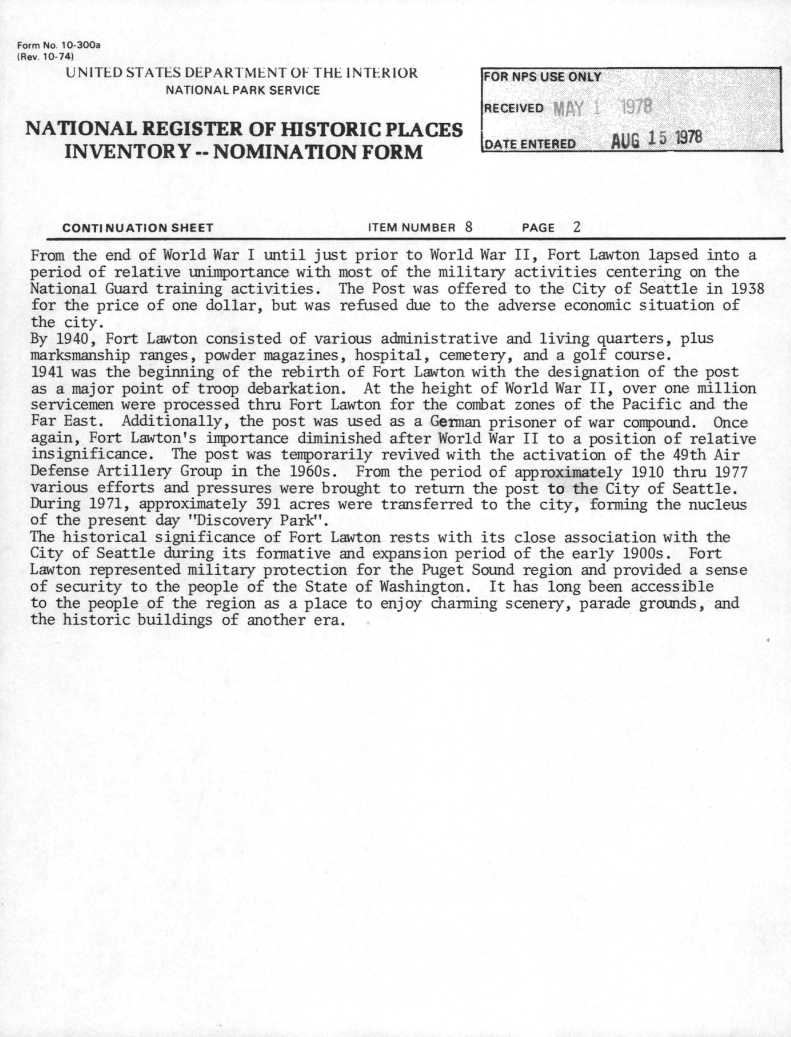
#> input picture video/fort-lawton/assets/stills/doc_nrhp_million.png, 1581 x 2073 px, given in place of olivotto_grave.jpg, which was not available (shown at 1/2 size)
$ python thumbnail.py
#> lines starting #> are read from the running program, lines starting #| are printed output that depends on the picture
"""YouTube thumbnail (1280x720) in the channel's thumbnail format: one archive photo, a big caps
question, a red grease-pencil arrow at the detail that answers it, a small caps tag line.
Base photo: Jack Delano, Chicago at night, May 1943 (LoC LC-USW36-606, public domain).
Usage: python3 tools/thumbnail.py   (needs thumbnail/freight_master.tif and Barlow Condensed TTFs)"""
from pathlib import Path
import math
import numpy as np
from PIL import Image, ImageDraw, ImageFilter, ImageFont

ROOT = Path(__file__).resolve().parent.parent
T = ROOT / "thumbnail"
RED = (224, 68, 46)
W, H = 1280, 720

# [21 lines left out: function base, not called in this run]

def text(d, xy, s, size, font="Black", stroke=9, fill=(255, 255, 255), anchor="la"):
    f = ImageFont.truetype(str(T / f"BarlowCondensed-{font}.ttf"), size)
    x, y = xy
    d.text((x + 5, y + 7), s, font=f, fill=(0, 0, 0), stroke_width=stroke, stroke_fill=(0, 0, 0), anchor=anchor)
    d.text((x, y), s, font=f, fill=fill, stroke_width=stroke, stroke_fill=(0, 0, 0), anchor=anchor)

def arrow(img, pts, width=15):
    """Hand-drawn curved arrow (quadratic Bezier) ending in an open head; black outline under red."""
    (x0, y0), (cx, cy), (x1, y1) = pts
    path = [((1 - t) ** 2 * x0 + 2 * (1 - t) * t * cx + t * t * x1, (1 - t) ** 2 * y0 + 2 * (1 - t) * t * cy + t * t * y1)
            for t in np.linspace(0, 1, 60)]
    ang = math.atan2(y1 - path[-6][1], x1 - path[-6][0])
    head = [(x1 + 46 * math.cos(ang + s * 2.6), y1 + 46 * math.sin(ang + s * 2.6)) for s in (-1, 1)]
    d = ImageDraw.Draw(img)
    for col, w in (((0, 0, 0), width + 8), (RED, width)):
        d.line(path, fill=col, width=w, joint="curve")
        for h in head:
            d.line([h, (x1, y1)], fill=col, width=w)
        for p in [path[0], path[-1], *head]:
            d.ellipse([p[0] - w / 2, p[1] - w / 2, p[0] + w / 2, p[1] + w / 2], fill=col)

def tag(d, xy, s, size=40):
    """House slug: black tab with a red square."""
    f = ImageFont.truetype(str(T / "BarlowCondensed-Bold.ttf"), size)
    x, y = xy
    tw = d.textlength(s, font=f)
    d.rectangle([x, y, x + tw + 62, y + size + 18], fill=(11, 11, 11))
    d.rectangle([x + 16, y + (size + 18) / 2 - 8, x + 32, y + (size + 18) / 2 + 8], fill=RED)
    d.text((x + 44, y + 7), s, font=f, fill=(236, 233, 225))

# [45 lines left out: functions make, surrender_panel, make_split, not called in this run]


def from_image(src, name, line1, line2, small, arrow_pts, text_x=None, size=None):
    """Thumbnail from a generated/supplied image (e.g. made in ChatGPT): fit to 1280x720, B&W except the
    warm lights, caps question on the window side, red grease arrow, house tag."""
    im = Image.open(src).convert("RGB")
    r = max(W / im.width, H / im.height)
    im = im.resize((round(im.width * r), round(im.height * r)), Image.LANCZOS)
    im = im.crop(((im.width - W) // 2, (im.height - H) // 2, (im.width - W) // 2 + W, (im.height - H) // 2 + H))
    a = np.asarray(im).astype(np.float32) / 255
    lum = a @ np.array([0.299, 0.587, 0.114])
    m = np.clip((lum - 0.78) / 0.15, 0, 1)[..., None]  # only the brightest lights keep a warm tint
    warm = np.clip(np.repeat(lum[..., None], 3, 2) * np.array([1.25, 1.05, 0.7]), 0, 1)
    out = np.repeat(lum[..., None], 3, 2) * (1 - m) + warm * m
    img = Image.fromarray((np.clip(out, 0, 1) * 255).astype(np.uint8))
    d = ImageDraw.Draw(img)
    x = text_x if text_x is not None else 700
    size = size or (128 if max(len(line1), len(line2)) <= 9 else 108)
    text(d, (x, 26), line1, size)
    text(d, (x, 26 + size * 0.94), line2, size)
    arrow(img, arrow_pts)
    tag(ImageDraw.Draw(img), (52, H - 98), small)
    img.save(T / f"{name}.jpg", quality=92)
    print("wrote", T / f"{name}.jpg")


# [8 lines left out: function shifted_base, not called in this run]


if __name__ == "__main__":
    from PIL import ImageFilter, ImageEnhance
    # A: Olivotto's gravestone at Fort Lawton (Joe Mabel, CC BY-SA 3.0): "SOLD. ITAL. OLIVOTTO GUGLIELMO"
    im = Image.open(ROOT / "assets/stills/olivotto_grave.jpg").convert("RGB")
    w, h = im.size
#> w = 1581; h = 2073
    top = int(h * 0.56); bw = int(w * 0.98); bh = int(bw * 9 / 16)
#> after `top = int(h * 0.56)`: top = 1160
#> after `bw = int(w * 0.98)`: bw = 1549
#> after `bh = int(bw * 9 / 16)`: bh = 871
    im = im.crop((int(w * 0.01), top, int(w * 0.01) + bw, min(h, top + bh)))
#> im: PIL image 1549x871 RGB
    a = np.asarray(ImageEnhance.Contrast(im.convert("L").convert("RGB")).enhance(1.5)).astype(np.float32)
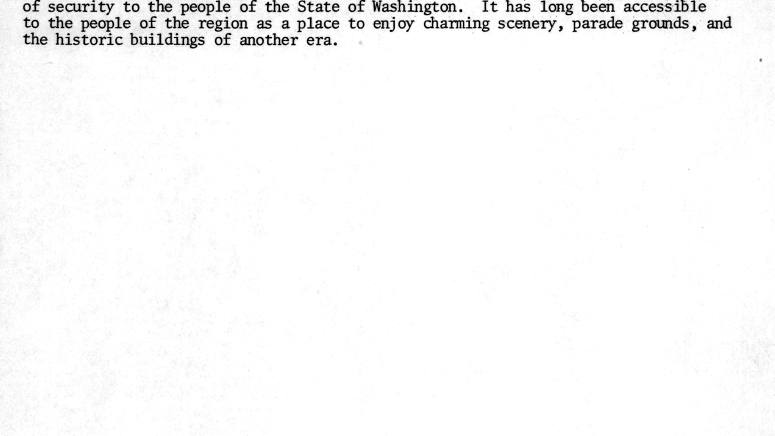
#> a: shape (871, 1549, 3) float32 (shown at 1/2 size); min 0, max 255, mean 249
    hramp = np.clip(np.linspace(1.05, 0.5, a.shape[1]), 0, 1.0)[None, :, None]
    Image.fromarray(np.clip(a * hramp, 0, 255).astype(np.uint8)).save(T / "grave_base.jpg", quality=95)
    from_image(T / "grave_base.jpg", "thumbnail_A", "HANGED IN", "SEATTLE.", "ITALIAN POW · FORT LAWTON 1944", [(1040, 300), (900, 330), (760, 380)], text_x=700, size=118)
#> in from_image, `im = im.resize((round(im.width * r), round(im.height * r)), Image.LANC..`:
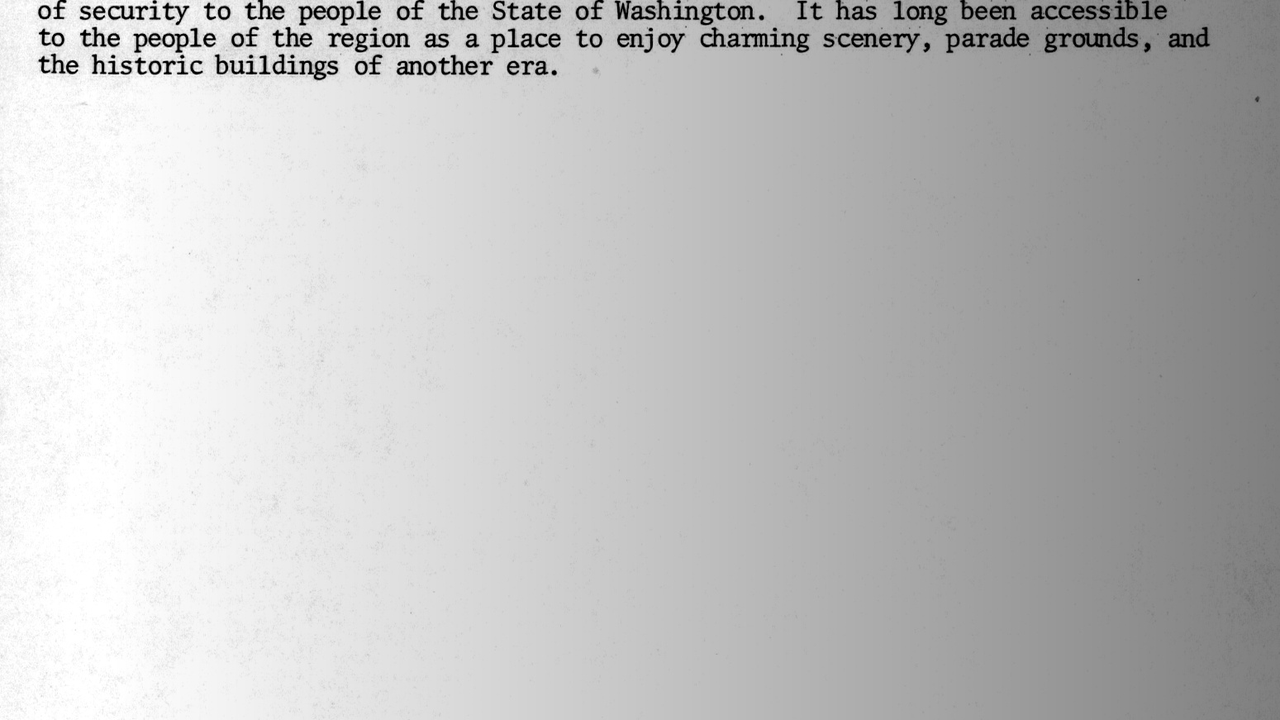
#> im: PIL image 1280x720 RGB; min 0, max 255, mean 191.7
#> in from_image, `m = np.clip((lum - 0.78) / 0.15, 0, 1)[..., None]`:
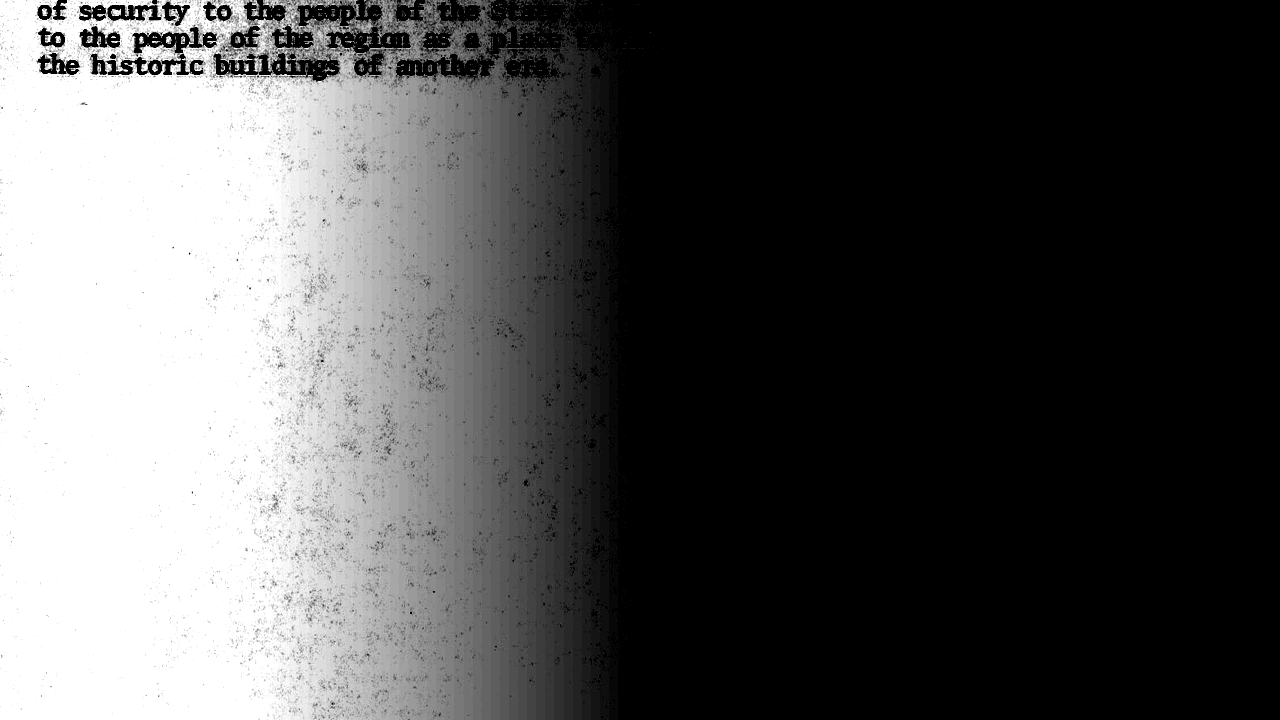
#> m: shape (720, 1280, 1) float64; min 0, max 1, mean 0.328
#> in from_image, `warm = np.clip(np.repeat(lum[..., None], 3, 2) * np.array([1.25, 1.05,..`:
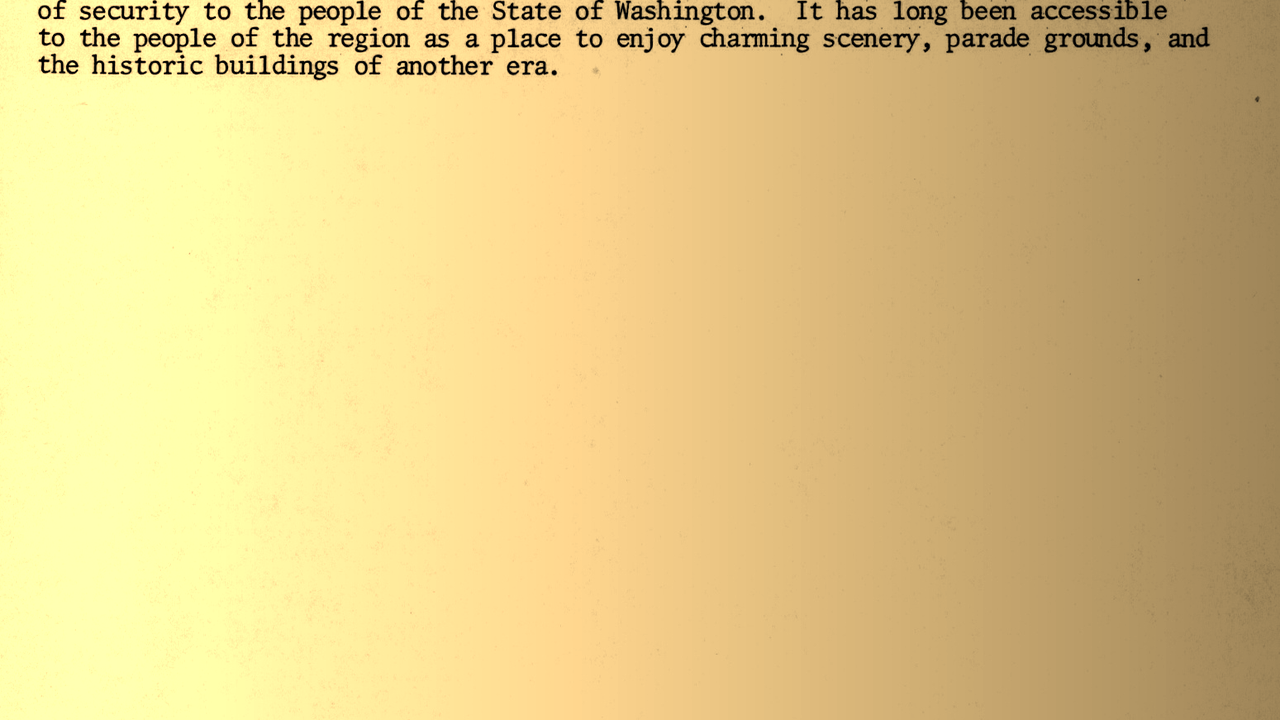
#> warm: shape (720, 1280, 3) float64; mean of channels 0, 1, 2 0.88, 0.785, 0.526; drawn as R, G, B
#> in from_image, `tag(ImageDraw.Draw(img), (52, H - 98), small)`:
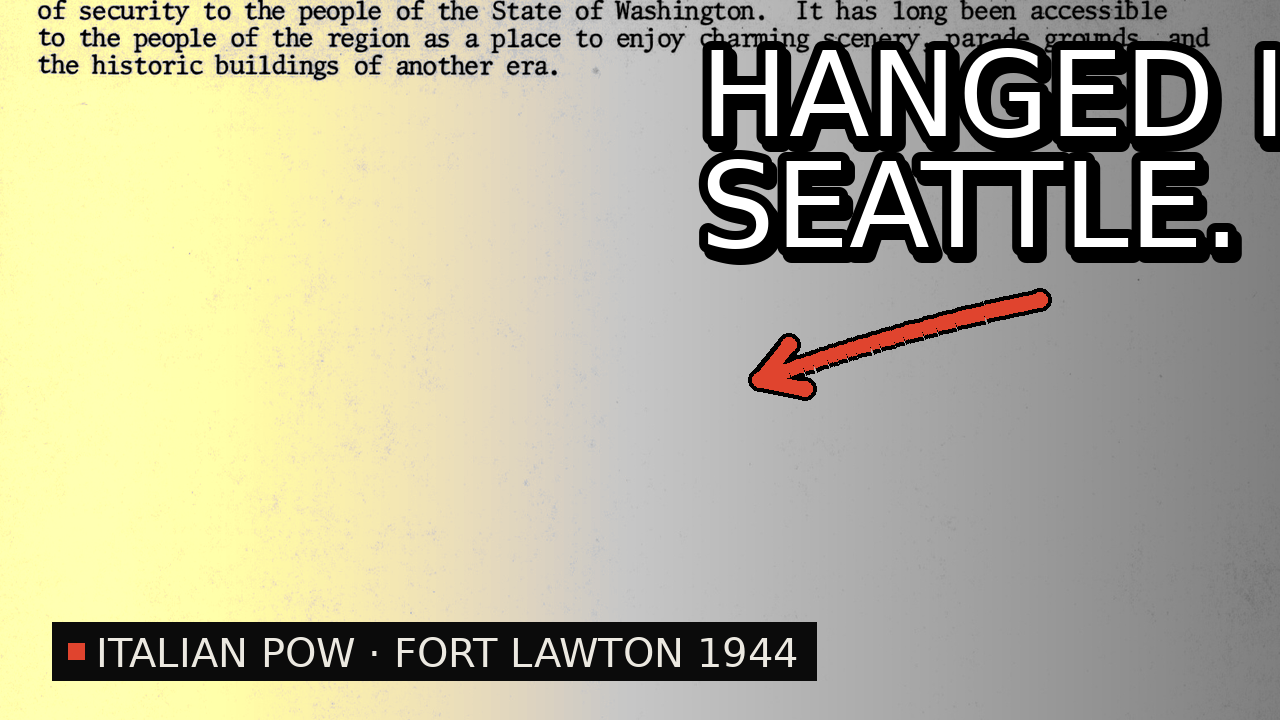
#> img: PIL image 1280x720 RGB; mean R, G, B 179.2, 175.7, 151.1
    # B: H.R. 3174 (2005), page 4, the sentence highlighted as in the video; text on a dark band above it
    import json as _json
#> (the run stopped early here; a loop or call above may not have finished)
